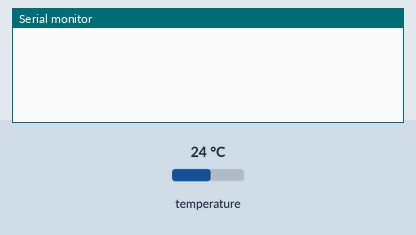
This sketch was run on a simulated Arduino Uno, built with avr-gcc and run on an emulated ATmega328P. Parts: the last lines printed to the serial monitor. The test bench sets the inputs (shaded band); at power-on: temperature 24 °C.

Above: at 18.0 s.
18.1 s: temperature set to 21.6 °C
At 21.7 s:
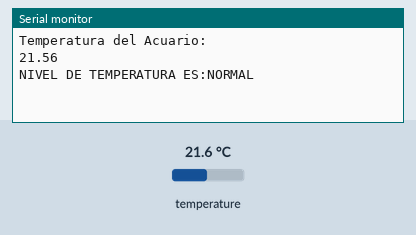
25.9 s: temperature set to 20.2 °C
At 42.8 s:
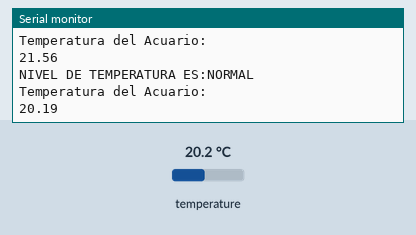

Measured:
- the behaviour switches between 21.1 and 21 °C on temperature (found by bisection; images 1 and 2)
- after the input at 18.1 s, the serial monitor: prints a new line after 2.7 s (image 1)
- after the input at 25.9 s, the serial monitor: prints a new line after 15.7 s (image 2)

The sketch:

temperatura.ino
```cpp
#include <OneWire.h>
#include <DallasTemperature.h>

const int CALENTAR=22;
const int ENFRIAR=23;
int ESTADO=0;

const byte PinSensorTemperatura = 9;
String NivelTemperatura= "NORMAL";

OneWire oneWireObjeto (PinSensorTemperatura);
DallasTemperature sensorDS18B20 (&oneWireObjeto);

void setup() {


  //pinMode(ENFRIAR, OUTPUT);
  Serial.begin(9600);
  sensorDS18B20.begin();


}

void loop() {
 //  put your main code here, to run repeatedly:
  delay(20000);
  sensorDS18B20.requestTemperatures();       //Se obtiene la temperatura en ºC

Serial.println("Temperatura del Acuario:");
Serial.println(sensorDS18B20.getTempCByIndex(0));

if (sensorDS18B20.getTempCByIndex(0) <= 21 ){
    NivelTemperatura = "BAJA";

   if (ESTADO != CALENTAR){
    ENCENDER (CALENTAR);
   }
}

  if(sensorDS18B20.getTempCByIndex(0) >= 29){
    NivelTemperatura = "ALTA" ;
    if (ESTADO != ENFRIAR){
      ENCENDER (ENFRIAR);
     }
   }

 if(sensorDS18B20.getTempCByIndex(0) < 29 & sensorDS18B20.getTempCByIndex(0) >= 22){
    NivelTemperatura = "NORMAL" ;
    if(ESTADO !=0){
        APAGAR();
    }
 }
     Serial.println("NIVEL DE TEMPERATURA ES:" + NivelTemperatura);

}

int ENCENDER(int PIN){
   pinMode(PIN,OUTPUT);
   delay(5000);
   digitalWrite(PIN,  LOW);
   Serial.println("encender");
   ESTADO = PIN;
   return ESTADO;

 }

void APAGAR(){
  digitalWrite(ESTADO, HIGH );
  //delay(5000);
  ESTADO=0;
  Serial.println("apagar");
}
```
